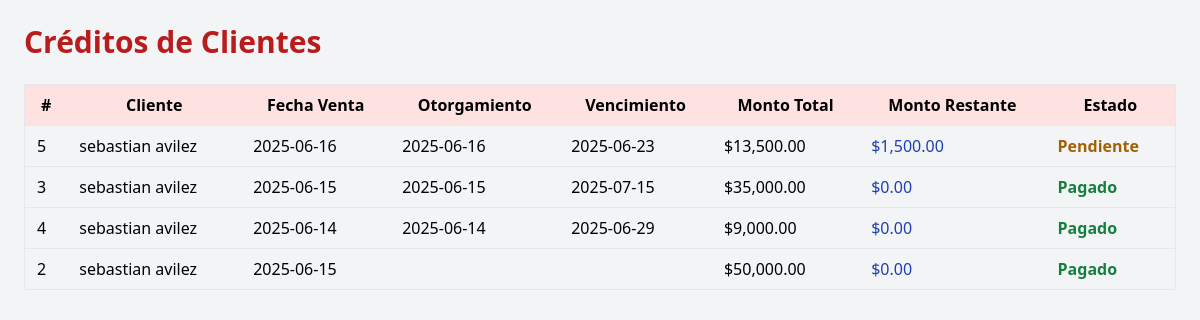
The page /farmacia_panacea/creditos/consultar_creditos.php on the database its author committed.
### tables this page shows
CREATE TABLE `creditos_clientes` (
  `id_credito_cliente` int(11) NOT NULL,
  `id_cliente` int(11) NOT NULL,
  `estado_credito` varchar(50) DEFAULT NULL,
  `monto_credito` decimal(10,2) DEFAULT NULL,
  `fecha_otorgamiento` date DEFAULT NULL,
  `fecha_vencimiento_pago` date DEFAULT NULL,
  `id_venta` int(11) DEFAULT NULL,
  `monto_restante` decimal(10,2) DEFAULT 0.00
);

CREATE TABLE `clientes` (
  `id_cliente` int(11) NOT NULL,
  `nombre` varchar(255) NOT NULL,
  `apellido` varchar(255) DEFAULT NULL,
  `direccion` varchar(255) DEFAULT NULL,
  `telefono` varchar(50) DEFAULT NULL,
  `email` varchar(255) DEFAULT NULL
);

CREATE TABLE `ventas` (
  `id_venta` int(11) NOT NULL,
  `id_cliente` int(11) NOT NULL,
  `id_empleado` int(11) NOT NULL,
  `fecha_venta` date NOT NULL,
  `hora_venta` time DEFAULT NULL,
  `tipo_pago` varchar(50) DEFAULT NULL,
  `total_venta` decimal(10,2) DEFAULT NULL
);

### farmacia_panacea/creditos/consultar_creditos.php (the view, shortened to what this page needs)
<?php
require_once("../db.php");
$resultado = $conn->query("
  SELECT
    creditos_clientes.id_credito_cliente,
    clientes.nombre,
    clientes.apellido,
    ventas.fecha_venta,
    creditos_clientes.monto_credito,
    creditos_clientes.monto_restante,
    creditos_clientes.estado_credito,
    creditos_clientes.fecha_otorgamiento,
    creditos_clientes.fecha_vencimiento_pago
  FROM creditos_clientes
  JOIN clientes ON creditos_clientes.id_cliente = clientes.id_cliente
  JOIN ventas ON creditos_clientes.id_venta = ventas.id_venta
  ORDER BY creditos_clientes.fecha_otorgamiento DESC
");
?>
<!DOCTYPE html>
<html lang="es">
<head>
  <script src="https://cdn.tailwindcss.com"></script>
</head>
<body class="bg-gray-100 p-6">
  <div class="max-w-7xl mx-auto">
    <h2 class="text-3xl font-bold text-red-700 mb-6">Créditos de Clientes</h2>
    <table class="w-full table-auto border">
      <thead class="bg-red-100">
        <tr>
          <th class="px-3 py-2">#</th>
          <th class="px-3 py-2">Cliente</th>
          <th class="px-3 py-2">Fecha Venta</th>
          <th class="px-3 py-2">Otorgamiento</th>
          <th class="px-3 py-2">Vencimiento</th>
          <th class="px-3 py-2">Monto Total</th>
          <th class="px-3 py-2">Monto Restante</th>
          <th class="px-3 py-2">Estado</th>
        </tr>
      </thead>
      <tbody>
        <?php while($fila = $resultado->fetch_assoc()) { ?>
        <tr class="border-t">
          <td class="px-3 py-2"><?php echo $fila['id_credito_cliente']; ?></td>
          <td class="px-3 py-2"><?php echo $fila['nombre'] . " " . $fila['apellido']; ?></td>
          <td class="px-3 py-2"><?php echo $fila['fecha_venta']; ?></td>
          <td class="px-3 py-2"><?php echo $fila['fecha_otorgamiento']; ?></td>
          <td class="px-3 py-2"><?php echo $fila['fecha_vencimiento_pago']; ?></td>
          <td class="px-3 py-2">$<?php echo number_format($fila['monto_credito'], 2); ?></td>
          <td class="px-3 py-2 text-blue-800 font-medium">
            $<?php echo number_format($fila['monto_restante'], 2); ?>
          </td>
          <td class="px-3 py-2 font-semibold text-<?php
            echo $fila['estado_credito'] === 'Pagado' ? 'green' : ($fila['estado_credito'] === 'Vencido' ? 'red' : 'yellow');
          ?>-700">
            <?php echo $fila['estado_credito']; ?>
          </td>
        </tr>
        <?php } ?>
      </tbody>
    </table>
  </div>
</body>
</html>

### rows shown on the page
creditos_clientes: id_credito_cliente "5", id_cliente.nombre "sebastian", id_cliente.apellido "avilez", id_venta.fecha_venta "2025-06-16", fecha_otorgamiento "2025-06-16", fecha_vencimiento_pago "2025-06-23", monto_credito "13,500.00", monto_restante "1,500.00", estado_credito "Pendiente"
creditos_clientes: id_credito_cliente "3", id_cliente.nombre "sebastian", id_cliente.apellido "avilez", id_venta.fecha_venta "2025-06-15", fecha_otorgamiento "2025-06-15", fecha_vencimiento_pago "2025-07-15", monto_credito "35,000.00", monto_restante "0.00", estado_credito "Pagado"
creditos_clientes: id_credito_cliente "4", id_cliente.nombre "sebastian", id_cliente.apellido "avilez", id_venta.fecha_venta "2025-06-14", fecha_otorgamiento "2025-06-14", fecha_vencimiento_pago "2025-06-29", monto_credito "9,000.00", monto_restante "0.00", estado_credito "Pagado"
creditos_clientes: id_credito_cliente "2", id_cliente.nombre "sebastian", id_cliente.apellido "avilez", id_venta.fecha_venta "2025-06-15", monto_credito "50,000.00", monto_restante "0.00", estado_credito "Pagado"
